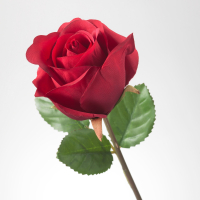
#> input picture linalg/flower.jpg, 200 x 200 px
$ jupyter execute '쑤튜브_82강_고유값분해를이용한이미지손실압축.ipynb'
#> lines starting #> are read from the running program, lines starting #| are printed output that depends on the picture
#> further down, org_img is the input picture: shape (200, 200, 3); mean B, G, R 179.7, 181.2, 205.6
[cell 1]
import matplotlib.pylab as plt
import numpy as np

## 고유값 분해
1. 고유값을 n개를 찾는다.
1. 고유값별로 고유벡터를 찾는다.
1. 고유벡터들을 정규화한다.
1. 대칭행렬 A는 $PDP^{-1}$로 표현되는데, 풀이를 해보면 다음과 같이 된다.
$$
\begin{align}
A = PDP^{-1} = \sum_{i=1}^{N} {\lambda_i} v_i v_i^T
\end{align}
$$
1. 결국 A는 고유값 $\lambda_i v_i v_i^T$들의 합으로 재구성할 수 있다.
1. $v_i v_i^T$는 정규벡터라서 길이가 1이다($ norm(v_i) = 1 $)
1. 그래서 $v_i v_i^T$는 별로 큰 값이 아니다.
1. 작은 $\lambda_i$들을 작은 $v_i v_i^T$들과 곱해봐야 값이 별로 크지 않다. 즉 미세한 값이다.
1. A를 정확하게 재구성하기 위해서는 모든 $\lambda_i v_i v_i^T$들을 더해야 하는데
1. 큰 $\lambda_i$들로만 재구성해도 A와 많이 차이나지 않는다.
1. 즉 A의 근사치를 계산할 수 있다.

## 파이썬으로 고유값 분해
- np.linalg.eig(A) 로 행렬 A의 고유값과 고유벡터를 찾을 수 있다.
- np.linalg.eig()의 리턴 값이 두개인데 다음과 같다.
    - w: 고유값 배열
    - v: 직교정규화된 고유벡터들이다. 고유값 `w[i]`에 대응되는 고유벡터는 `v[:,i]`이다.

- 다음과 같이 호출한다.

```python
eigen_values, eigen_vectors = np.linalg.eig(A)
print(f'첫번째 고유값:', eigen_values[0])
print(f'첫번째 고유값의 고유벡터:', eigen_vectors[:, 0])
```

### 파이썬에서 고유값 및 고유벡터 계산하는 법
- 파이썬으로 고유값과 고유벡터를 계산하는 것은 간단하다.
- `np.linalg.eig(A)`를 호출하면 A의 고유값과 고유벡터들이 리턴된다.
    - 고유벡터들은 모두 정규화 되어 있다.
    - 그래서 그람슈미트가 필요없다. 편하다

[cell 2]
A = np.array([[1,2],[9,1]])
eig_values, eig_vectors = np.linalg.eig(A)
eig_values, eig_vectors

### 고유값으로 대각행렬 만들고
- $A = PDP^{-1}$에서 $D$ 행렬부분은 이렇게 만든다.

[cell 3]
D = np.diag(eig_values)
D

### 대각화시키는 행렬 P를 만들기
- 대각화 시키는 행렬 P는 np.linalg.eig(A)가 리턴한 고유벡터와 동일하다.

[cell 4]
# 고유벡터들로 구성된 정규직교행렬, 열벡터가 고유벡터
P = eig_vectors

# 역행렬
P_inv = np.linalg.inv(P)
P, P_inv, P.T

#### 둘의 값이 같은 것을 확인
$ P^{-1}AP = D $

##### Tips
- `A @ P`는 넘파이에서 A 행렬과 P 행렬의 곱을 의미함, 파이썬 3.5부터 사용가능
- np.matmul(A,P) 보다 심플해 보이는 군

- 아래는 소숫점 계산 오차를 없애기 위해 소숫점 5자리에서 반올림했다

[cell 5]
print('P_inv @ A @ P = ', np.round_(P_inv @ A @ P, 5)) # 반올림
print('\n---\n')
print('D = ', np.round_(D, 5)) # 반올림

#### 이제 A의 n승을 쉽게 계산됨
- D행렬의 대각성분 각각을 n승하면 끝
- 아래는 3승을 계산해 본 것임

[cell 6]
P @ D ** 3 @ P_inv

## 고유값과 고유벡터 계산 연습해보기
- 행렬 A는 대칭행렬,3x3 행렬이므로 고유값이 3개, 고유벡터도 3개

## $A$의 근사치 계산
- $ A = PDP^{-1} $
- 참고: $v_i$는 열벡터

$
\begin{align}
A = \sum_{i=1}^{N} {\lambda_i} v_i v_i^T
\end{align}
$

- $ v_i $는 정규직교벡터 이므로 벡터의 한 항목의 절대값이 1보다 작거나 같다.
- $ v_i v_i^T $는 영향을 별로 안주고, 거의 $\lambda_i $에 의해 A가 영향을 받는다.
- 모두 더하면 A와 정확히 일치하며
- $\lambda_i $가 큰 거 몇개만 저장해도 A 행렬의 근사치(approx)가 된다.

#### 3x3 행렬로 근사치를 계산해보자

- 아래는 3x3 행렬의 고유값과 고유벡터를 계산한 거
- 고유값과 고유벡터로 근사한게 원래 행렬과 유사한지 보는게 목표

#### 일단 샘플 대칭 행렬을 만들고
- 고유값과 고유벡터들을 계산

[cell 7]
A = np.array([[60., 30., 20.],
              [30., 20., 15.],
              [20., 15., 12.]])

eig_val, eig_vec = np.linalg.eig(A)
v1 = eig_vec[:, 0:1]
v2 = eig_vec[:, 1:2]
v3 = eig_vec[:, 2:3]

eig_val, eig_vec

#### 근사치 계산
- 3x3이라서 고유값이 3개 나오는데,
- 고유값과 고유벡터의 곱으로 원래 행렬이 나오는지 확인해 보고
- 고유값이 큰 거 2개만으로 근사치(approx) 행렬을 만든다.
- 둘의 차이가 별로 없는 것을 볼 수 있다.

[cell 8]
A = eig_val[0]*(v1 @ v1.T) + eig_val[1]*(v2 @ v2.T) + eig_val[2]* (v2 @ v2.T)
print('고유값과 고유벡터의 곱으로 원래 행렬 만들기\n', A)

A_approx = eig_val[0]*(v1 @ v1.T) + eig_val[1]*(v2 @ v2.T) # 3개의 고유값 중 큰거 2개만
print('근사치 행렬을 만들기\n', A_approx)

### 어떤 이미지를 강제로 대칭행렬로 만들려면
- 이미지 행렬의 하삼각을 모두 지우고
- 상삼각부분을 하삼각으로 모두 복사하기
- 쉬운방법 없을까?

## 고유값 분해를 이용한 이미지 압축
- EVD (Eigen Value Decomposition)
- 손실압축 방식
- 이미지 행렬의 상삼각 부분을 하삼각 부분에 복사해서 대칭행렬을 만든다.
- [쑤튜브 영상을 참고함](https://www.youtube.com/watch?v=hfurr7g3vaM)

#### 대칭형태의 이미지를 만들기 위해 opencv를 사용했음

[cell 9]
# OpenCV 임포트
import cv2

### 공통 함수 정의

[cell 10]
# matplotlib에 이미지 표시하는 유틸리티 함수
# matplotlib는 RGB 채널을 표시하는데
# OpenCV는 BGR 순의 행렬이다.(WxHxCHANNEL에서 B,G,R 3개의 채널이 있음)
# 그래서 BGR을 RGB로 변환해서 표시
def plot_img(ax, title, img):
    ax.set_title(title)
    ax.imshow(cv2.cvtColor(img, cv2.COLOR_BGR2RGB))

# 임의의 정방행렬을 대칭행렬로 만들기
# 테스트용 이미지 만드는 용도
def make_symmetric(mat):
    new_mat = mat.copy()
    for r in range(new_mat.shape[0]):
        for c in range(new_mat.shape[1]):
            if c < r:
                # print(r,c)
                new_mat[r, c] = new_mat[c,r]
    return new_mat

# 이미지의 각 채널별로 대칭행렬 만들기
def make_symmetric_img(image):
    b, g, r = cv2.split(image)
    bb = make_symmetric(b)
    gg = make_symmetric(g)
    rr = make_symmetric(r)
#> after the loop in make_symmetric (call 3), `for r in range(new_mat.shape[0]):`:
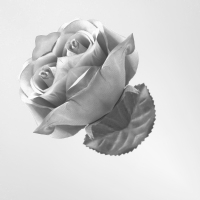
#> new_mat: shape (200, 200); min 56, max 253, mean 207.5
    return cv2.merge((bb,gg,rr))

### 대칭행렬 만들기
- 원본이미지를 고쳐서 대칭행렬로 만들자
- 정사각 이미지여야 대칭행렬 만들 수 있음
- 샘플 flower.jpg는 200x200 이미지

[cell 11]
org_img = cv2.imread('flower.jpg', cv2.IMREAD_COLOR)

fig, ax = plt.subplots(1, 2)
fig.set_size_inches(w=20, h=8)
plot_img(ax[0], 'Original', org_img)
plot_img(ax[1], 'Symmetric Matrix Image', make_symmetric_img(org_img))

### 대칭행렬에 대해 고유값과 고유벡터 계산하기
- R,G,B 각 채널에 대해 고유값과 고유벡터 계산

[cell 12]
img = make_symmetric_img(org_img)
# plt.imshow(cv2.cvtColor(img, cv2.COLOR_BGR2RGB))

eigen_value_b, eigen_vector_b = np.linalg.eig(img[:,:,0])
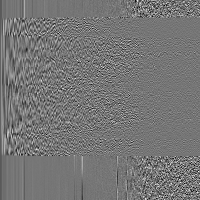
#> eigen_vector_b: shape (200, 200) float64; min -0.363, max 0.419, mean -0.000281; drawn with min black and max white
#> eigen_value_b = 200 values, max 37431 at index 0, min -9220.3 at index 1, mean 146.2
eigen_value_g, eigen_vector_g = np.linalg.eig(img[:,:,1])
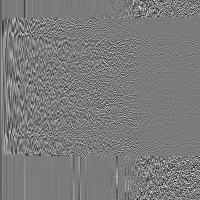
#> eigen_vector_g: shape (200, 200) float64; min -0.383, max 0.405, mean -0.000275; drawn with min black and max white
#> eigen_value_g = 200 values, max 37309 at index 0, min -10661.9 at index 1, mean 143.1
eigen_value_r, eigen_vector_r = np.linalg.eig(img[:,:,2])
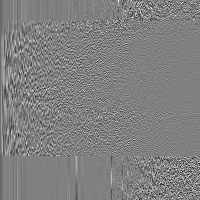
#> eigen_vector_r: shape (200, 200) float64; min -0.42, max 0.412, mean -0.000313; drawn with min black and max white
#> eigen_value_r = 200 values, max 42007.7 at index 0, min -4845.8 at index 1, mean 193.4
print('img.shape=', img.shape )
#| img.shape= (200, 200, 3)
print('eigen_value_b.shape=', eigen_value_b.shape )
#| eigen_value_b.shape= (200,)
print('eigen_vector_b.shape=', eigen_vector_b.shape )
#| eigen_vector_b.shape= (200, 200)
# print(eigen_value_b)

# 고유값을 정렬하고, 고유벡터도 정렬
def sort_by_eigen_values(eigen_values, eigen_vectors):
    # 역순, 절대값으로 정렬(절대값이 큰 것들이 영향도가 큼)
    indices = np.argsort(np.abs(eigen_values))[::-1]
#> indices = 200 values, max 199 at index 196, min 0 at index 0, mean 99.5
    eigen_values = np.take_along_axis(eigen_values, indices, axis=0)
#> eigen_values has the same summary as eigen_value_b outside sort_by_eigen_values
    return eigen_values, eigen_vectors[:,indices]

eigen_value_b, eigen_vector_b = sort_by_eigen_values(eigen_value_b, eigen_vector_b)
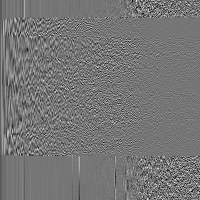
#> eigen_vector_b: shape (200, 200) float64; min -0.363, max 0.419, mean -0.000281; drawn with min black and max white
eigen_value_g, eigen_vector_g = sort_by_eigen_values(eigen_value_g, eigen_vector_g)
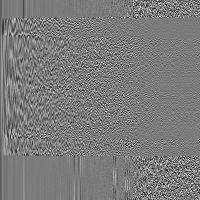
#> eigen_vector_g: shape (200, 200) float64; min -0.383, max 0.405, mean -0.000275; drawn with min black and max white
eigen_value_r, eigen_vector_r = sort_by_eigen_values(eigen_value_r, eigen_vector_r)

eigen_value_bgr = np.stack([eigen_value_b, eigen_value_g, eigen_value_r], axis=0)
eigen_vector_bgr = np.stack([eigen_vector_b, eigen_vector_g, eigen_vector_r], axis=0)

eigen_value_bgr.shape, eigen_vector_bgr.shape
print('eigen_value_bgr.shape=', eigen_value_bgr.shape )
#| eigen_value_bgr.shape= (3, 200)
print('eigen_vector_bgr.shape=', eigen_vector_bgr.shape )
#| eigen_vector_bgr.shape= (3, 200, 200)

### 고유벡터를 이용해 행렬의 근사치 계산
- 이미지에 근사치를 출력

[cell 13]
# RGB의 한 채널(2차원행렬)에 대해 근사치 계산
def approx(eig_value, eig_vector, n):
#> called with eig_value = array of shape (200,), n = 1
    width = eig_value.shape[0]
#> width = 200
    res = np.zeros((width,width))
    for i in range(width):
        if i >= n:
            break
        v = eig_vector[:, i:i+1]
        res += (eig_value[i] * ( v @ v.T ))
    return res

# R,G,B 채널에 대해 근사치 계산
def approx_rgb(eig_value_bgr, eig_vector_bgr, n):
    b = approx(eig_value_bgr[0], eig_vector_bgr[0], n=n)
    g = approx(eig_value_bgr[1], eig_vector_bgr[1], n=n)
    r = approx(eig_value_bgr[2], eig_vector_bgr[2], n=n)

    # 근사치라서 255보다 조금 클 수도 있고
    # 0보다 조금 작을 수도 있다. 0~255사이로 보정
    bb = np.clip(b, 0, 255).astype('uint8')
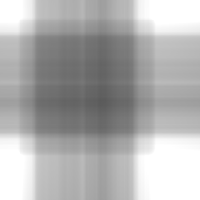
#> bb: shape (200, 200); min 90, max 255, mean 176
    gg = np.clip(g, 0, 255).astype('uint8')
    rr = np.clip(r, 0, 255).astype('uint8')
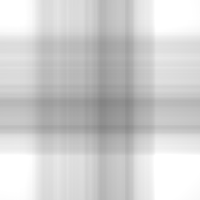
#> rr: shape (200, 200); min 131, max 255, mean 206.9
    return cv2.merge((bb,gg,rr))

import functools

# functools.partial로 함수를 단순화
# 함수에 N값만 넣어서 호출 => approximate(n)
approximate = functools.partial(approx_rgb, eig_value_bgr=eigen_value_bgr, eig_vector_bgr=eigen_vector_bgr)

fig, ax = plt.subplots(2, 3)
fig.set_size_inches(w=20, h=14)

plot_img(ax[0,0], 'Original', img)
plot_img(ax[0,1], 'N=1', approximate(n=1))
plot_img(ax[0,2], 'N=5', approximate(n=5))
plot_img(ax[1,0], 'N=10', approximate(n=10))
#> after the loop in approx (call 9), `for i in range(width):`:
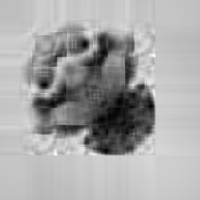
#> res: shape (200, 200) float64; min 67.06, max 282.3, mean 207.5; drawn with min black and max white
plot_img(ax[1,1], 'N=30', approximate(n=30))
#> after the loop in approx (call 12), `for i in range(width):`:
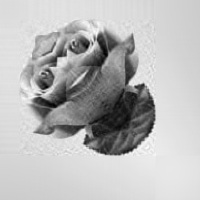
#> res: shape (200, 200) float64; min 61.2, max 262.3, mean 207.5; drawn with min black and max white
plot_img(ax[1,2], 'N=50', approximate(n=50))

$ run again, with linalg/seolhyun.jpg copied over linalg/flower.jpg
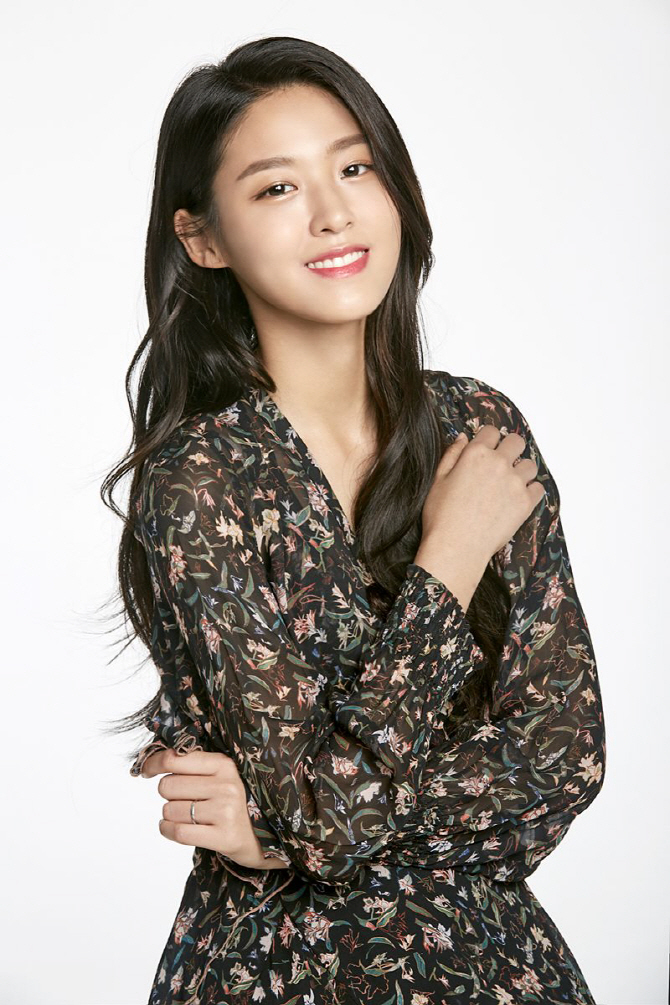
#> input picture linalg/seolhyun.jpg, 670 x 1005 px
#> org_img is the input picture: shape (1005, 670, 3); mean B, G, R 157.7, 163.8, 170.6
#> in make_symmetric_img, `b, g, r = cv2.split(image)`:
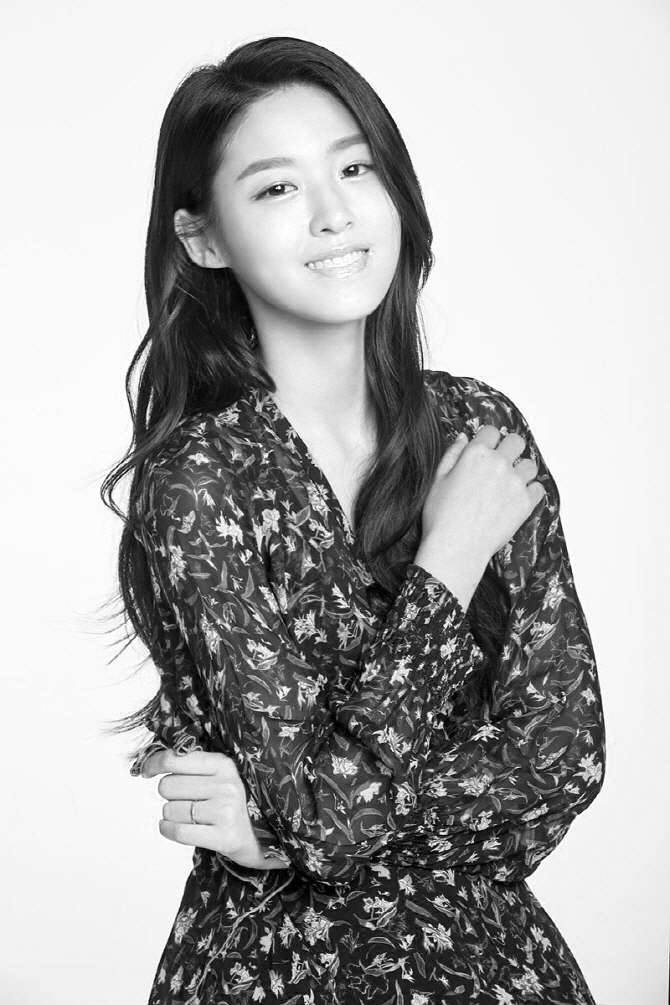
#> r: shape (1005, 670); min 0, max 255, mean 170.6
#> after the loop in make_symmetric, `for r in range(new_mat.shape[0]):`:
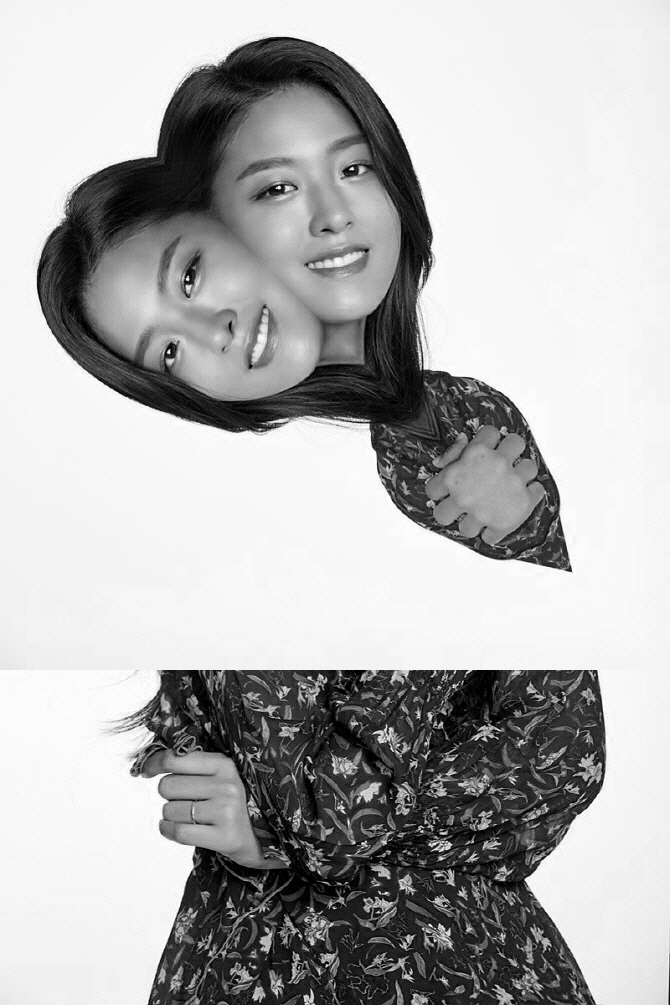
#> new_mat: shape (1005, 670); min 0, max 255, mean 178.1
